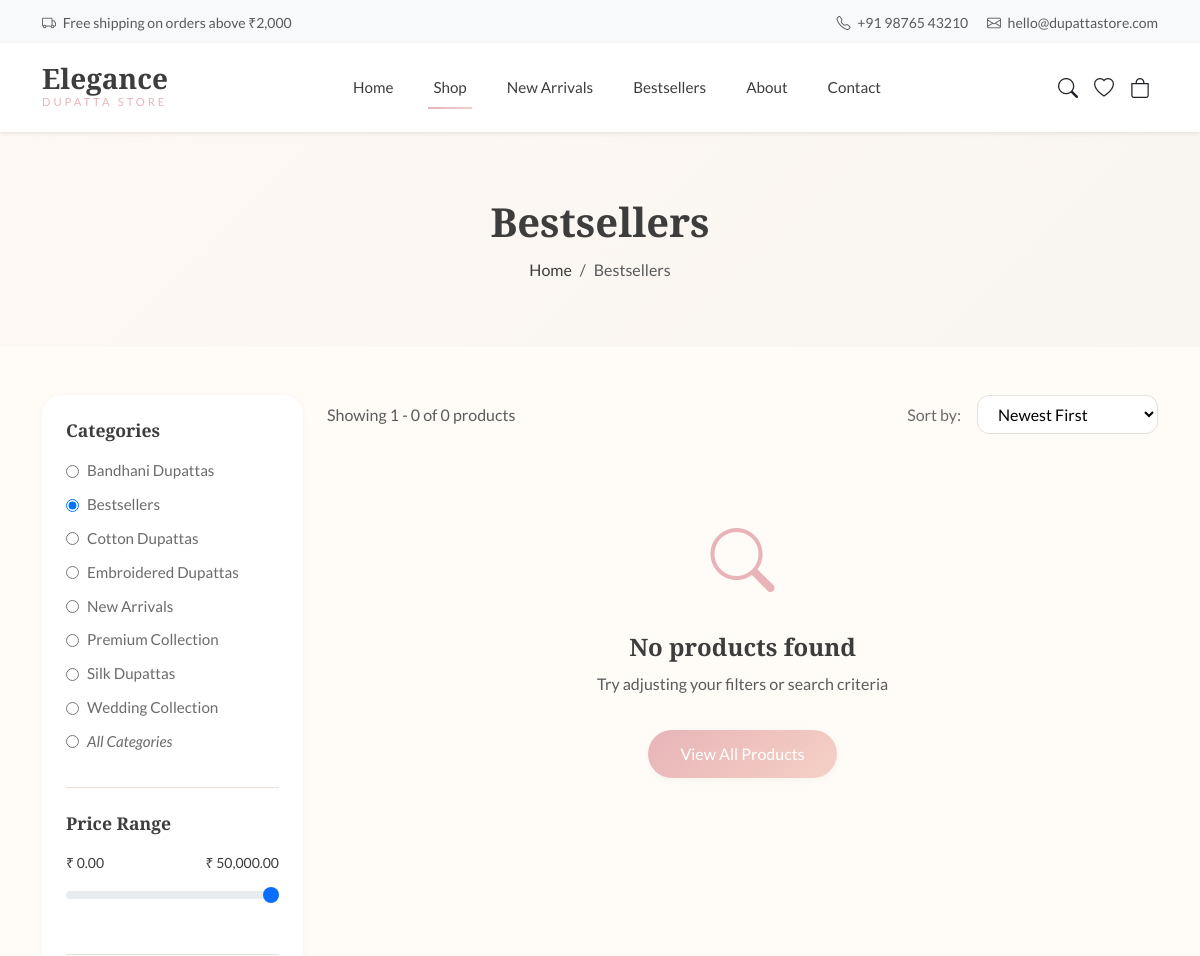
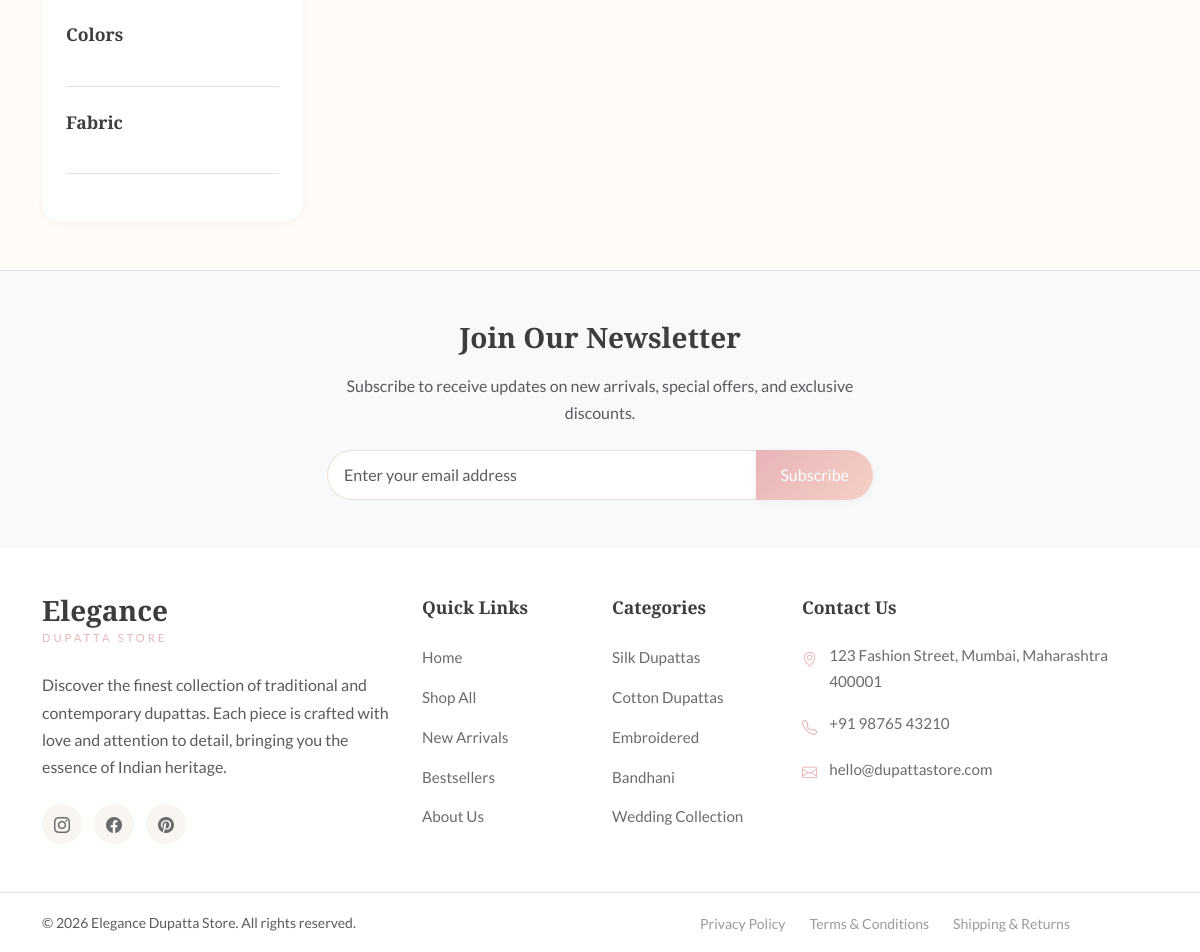
Screenshot of /shop.php?category=bestsellers with the database file from the repository (2 pictures, top to bottom).
### tables this page shows
CREATE TABLE site_settings (
    id INT AUTO_INCREMENT PRIMARY KEY,
    setting_key VARCHAR(100) UNIQUE NOT NULL,
    setting_value TEXT,
    created_at TIMESTAMP DEFAULT CURRENT_TIMESTAMP,
    updated_at TIMESTAMP DEFAULT CURRENT_TIMESTAMP ON UPDATE CURRENT_TIMESTAMP
);

CREATE TABLE categories (
    id INT AUTO_INCREMENT PRIMARY KEY,
    name VARCHAR(100) NOT NULL,
    slug VARCHAR(100) UNIQUE NOT NULL,
    description TEXT,
    image VARCHAR(255),
    parent_id INT DEFAULT NULL,
    sort_order INT DEFAULT 0,
    is_active BOOLEAN DEFAULT TRUE,
    created_at TIMESTAMP DEFAULT CURRENT_TIMESTAMP,
    updated_at TIMESTAMP DEFAULT CURRENT_TIMESTAMP ON UPDATE CURRENT_TIMESTAMP,
    FOREIGN KEY (parent_id) REFERENCES categories(id) ON DELETE SET NULL
);

### shop.php (the view, shortened to what the rows shown need)
<?php
require_once 'includes/header.php';
$conn = getDBConnection();
$categorySlug = isset($_GET['category']) ? sanitize($_GET['category']) : '';
$search = isset($_GET['search']) ? sanitize($_GET['search']) : '';
$categoriesQuery = "SELECT * FROM categories WHERE is_active = 1 ORDER BY name";
$categoriesResult = $conn->query($categoriesQuery);
$pageTitle = $categorySlug ? ucwords(str_replace('-', ' ', $categorySlug)) : ($search ? "Search: $search" : 'Shop All');
?>
<section class="shop-header">
    <div class="container">
        <h1 class="shop-title"><?php echo $pageTitle; ?></h1>
    </div>
</section>
<section class="py-5">
    <div class="container">
        <div class="row">
            <div class="col-lg-3 mb-4 mb-lg-0">
                <div class="filter-sidebar">
                    <form id="filter-form" method="GET" action="shop.php">
                        <div class="filter-section">
                            <ul class="filter-options">
                                <?php while ($cat = $categoriesResult->fetch_assoc()): ?>
                                <li>
                                    <label>
                                        <input type="radio" name="category" value="<?php echo $cat['slug']; ?>"
                                            <?php echo $categorySlug == $cat['slug'] ? 'checked' : ''; ?>
                                            onchange="this.form.submit()">
                                        <?php echo htmlspecialchars($cat['name']); ?>
                                    </label>
                                </li>
                                <?php endwhile; ?>
                            </ul>
                        </div>
                    </form>
                </div>
            </div>
        </div>
    </div>
</section>
<?php require_once 'includes/footer.php'; ?>

### includes/header.php (shortened to what the rows shown need)
<?php
require_once __DIR__ . '/config.php';
?>
<!DOCTYPE html>
<html lang="en">
<head>
    <link href="https://cdn.jsdelivr.net/npm/bootstrap@5.3.2/dist/css/bootstrap.min.css" rel="stylesheet">
    <link rel="stylesheet" href="https://cdn.jsdelivr.net/npm/bootstrap-icons@1.11.1/font/bootstrap-icons.css">
    <link rel="stylesheet" href="<?php echo ASSETS_URL; ?>/css/style.css">
</head>
<body>
    <div class="top-bar bg-light py-2">
        <div class="container">
            <div class="row align-items-center">
                <div class="col-md-6 text-center text-md-end">
                    <small class="text-muted">
                        <a href="tel:<?php echo str_replace(' ', '', getSiteSetting('contact_phone')); ?>" class="text-muted text-decoration-none me-3">
                            <i class="bi bi-telephone me-1"></i> <?php echo getSiteSetting('contact_phone'); ?>
                        </a>
                        <a href="mailto:<?php echo getSiteSetting('contact_email'); ?>" class="text-muted text-decoration-none">
                            <i class="bi bi-envelope me-1"></i> <?php echo getSiteSetting('contact_email'); ?>
                        </a>
                    </small>
                </div>
            </div>
        </div>
    </div>

### includes/footer.php (shortened to what the rows shown need)
<?php
$contactPhone = getSiteSetting('contact_phone');
$contactEmail = getSiteSetting('contact_email');
$contactAddress = getSiteSetting('contact_address');
?>
    <footer class="footer bg-white border-top">
        <div class="footer-main py-5">
            <div class="container">
                <div class="row g-4">
                    <div class="col-lg-4 col-md-6">
                        <ul class="footer-contact">
                            <li>
                                <i class="bi bi-geo-alt"></i>
                                <span><?php echo nl2br($contactAddress); ?></span>
                            </li>
                            <li>
                                <i class="bi bi-telephone"></i>
                                <a href="tel:<?php echo str_replace(' ', '', $contactPhone); ?>"><?php echo $contactPhone; ?></a>
                            </li>
                            <li>
                                <i class="bi bi-envelope"></i>
                                <a href="mailto:<?php echo $contactEmail; ?>"><?php echo $contactEmail; ?></a>
                            </li>
                        </ul>
                    </div>
                </div>
            </div>
        </div>
    </footer>
</body>
</html>

### rows the page displays
site_settings: setting_value "+91 98765 43210"
site_settings: setting_value "hello@dupattastore.com"
categories: slug "☐ Bandhani Dupattas", name "Bandhani Dupattas"
categories: slug "☑ Bestsellers", name "Bestsellers"
categories: slug "☐ Cotton Dupattas", name "Cotton Dupattas"
categories: slug "☐ Embroidered Dupattas", name "Embroidered Dupattas"
categories: slug "☐ New Arrivals", name "New Arrivals"
categories: slug "☐ Premium Collection", name "Premium Collection"
categories: slug "☐ Silk Dupattas", name "Silk Dupattas"
categories: slug "☐ Wedding Collection", name "Wedding Collection"
site_settings: setting_value "123 Fashion Street, Mumbai, Maharashtra 400001"

### other values shown
CURRENCY "₹"
$pageTitle "Bestsellers"
formatPrice($priceMin) "₹ 0.00"
formatPrice($priceMax) "₹ 50,000.00"
$offset + 1 "1"
min($offset + $perPage, $totalProducts) "0"
$totalProducts "0"
SITE_NAME "Elegance Dupatta Store"
